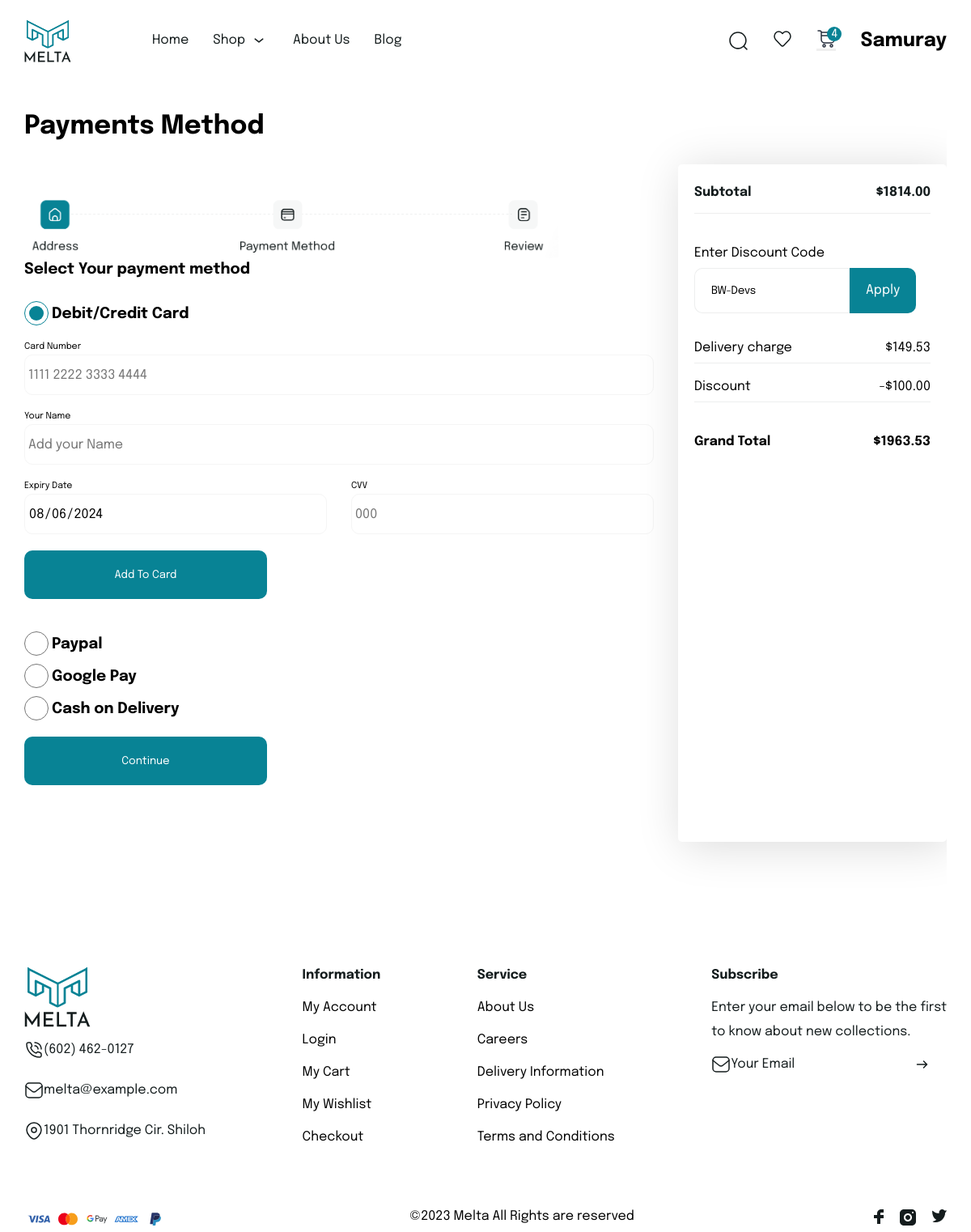
/payments/ (signed in), run on the app's committed database.
### home/models.py (models this page shows, shortened)
class UserOrderSummary(models.Model):
    user = models.OneToOneField(User,on_delete=models.CASCADE)
    discounts= models.ForeignKey(Discounts,null=True,db_constraint=False,on_delete=models.CASCADE,blank=True )
    discount_value= models.DecimalField(max_digits=10,decimal_places=2,default=0)
    subtotal= models.DecimalField(max_digits=10,decimal_places=2,default=0)
    payments = models.ForeignKey(Payments , null=True, blank=True,on_delete=models.CASCADE)
    address = models.ForeignKey(UserAddress, on_delete=models.SET_NULL, null=True, blank=True)
    total_delivery_cost= models.DecimalField(max_digits=10,decimal_places=2,default=0)
    grand_total= models.DecimalField(max_digits=10,decimal_places=2,default=0)

class Discounts(models.Model):
    code = models.CharField(max_length=50,unique=True)
    discount_type = models.CharField(max_length=50,choices=[('percentage', 'Percentage'), ('fixed', 'Fixed Amount')])
    discount_amount = models.DecimalField(max_digits=5, decimal_places=2)
    max_discount_amount = models.DecimalField(max_digits=5,decimal_places=2)
    is_active = models.BooleanField(default=True)
    def __str__(self):
        return self.code

### home/views.py (the view)
# urls.py: path('payments/',payments_view, name='payments'),
def payments_view(request):
    order = Order.objects.filter(customers=request.user, status=False)
    user_order_summary = UserOrderSummary.objects.get(user=request.user)
    address = UserAddress.objects.filter(user=request.user)
    context={'address':address,'user_order_summary':user_order_summary,'update_address': update_address,'order':order}
    return render(request, 'payment.html',context)

### home/models.py (called while the page is built)
    def get_main_image(self):
        first_image = self.images.first()
        return first_image.images.url if first_image else None

### templates/payment.html (shortened to what this page needs)
{% extends "base.html" %}
{% block body %}
<div class="payments">
    <h1>Payments Method</h1>
      <div class="payments_body">
            <div class="payments_about">
              <div class="shipping_icon">
                    <img src="/media/navbar-footer_img/shipping_icon.png" alt="png" />
              </div>
              <h3>Select Your payment method</h3>
              <div class="payment_select" >
                  <div class="debit_form">
                    <label id="debit_lab" for="debit">
                      <input checked type="radio" name="payment_method" id="debit">
                      <h3>Debit/Credit Card</h3>
                    </label>
                    <form action="{% url 'add-card' %}" class="form-container"  method="post">
                      <label for="card_number">Card Number<input placeholder="1111 2222 3333 4444"  type="number"  name="transaction_id" id="card_number"></label>
                      <label for="card_username">Your Name<input type="text"  placeholder="Add your Name"  name="name" id="card_username"></label>
                      <div>
                        <label for="card_date">Expiry Date<input type="date" name="payment_date" value="2024-08-06" id="card_date"></label>
                        <label for="card_cvv">CVV<input type="number" placeholder="000" maxlength="3"  name="cvv" id="card_cvv"></label>
                      </div>
                      <button type="submit" style="height: 60px;width:300px"  class="pro_btn">Add To Card</button>
                    </form>
                  </div>
                  <div class="debit_form">
                    <label  id="paypal_lab" for="paypal">
                      <input type="radio" name="payment_method" id="paypal">
                      <h3>Paypal</h3>
                    </label>
                  </div>
                  <div class="debit_form">
                    <label  id="google_lab" for="googlepay">
                      <input type="radio" name="payment_method" id="googlepay">
                      <h3>Google Pay</h3>
                    </label>
                  </div>
                  <div class="debit_form">
                    <label id="cash_lab" for="cash"><input type="radio" name="payment_method" id="cash">
                      <h3>Cash on Delivery</h3>
                    </label>
                  </div>
              <a href="{% url 'order-summary' %}"> <button type="button" style="height: 60px;width:300px;margin-top:10px"  class="pro_btn">Continue</button></a>
            </div>
        </div>
      <div class="checkout_right">
        <div class="subtotal">
          <h4>Subtotal</h4>
          <h4>${{ user_order_summary.subtotal|floatformat:2}}</h4>
        </div>
        <div class="">
          <span style="text-align:left;">Enter Discount Code</span>
          <div class="coupon">
            <form class="coupon_input" method="post" action="{% url 'apply-discount' %}">
              {% if user_order_summary.discounts %}
              <input required type="text" id="coupon-code" value="{{user_order_summary.discounts}}" name="discount_code" placeholder="Enter discount code"/>
              {% else %}
              <input required type="text" id="coupon-code" value="" name="discount_code" placeholder="Enter discount code"/>
              {% endif %}
                      <button type="submit" id="apply-coupon">Apply</button>
                    </form>
        </div>
      </div>
      <div class="delivery">
        <div>Delivery charge</div>
        <div>
          ${{user_order_summary.total_delivery_cost|floatformat:2}}
        </div>
      </div>
      <div class="delivery">
        {% if user_order_summary.discount_value > 0 %}
        <div>Discount</div>
        <div>-${{user_order_summary.discount_value}}</div>
        {% endif %}
      </div>
        <div class="total">
          <h4>Grand Total</h4>
          <h4 >${{user_order_summary.grand_total|floatformat:2}}</h4>
        </div>
      </div>
        </div>
      </div>
      </div>
</div>
{% endblock body %}

### templates/base.html (shortened to what this page needs)
{% load static %}
<!DOCTYPE html>
<html lang="en">
<head>
    <link rel="stylesheet" href="https://cdnjs.cloudflare.com/ajax/libs/font-awesome/6.5.1/css/all.min.css" />
    <link rel="stylesheet" href="{% static 'product.css'%}">
    <link rel="stylesheet" href="{%static 'style.css'%}">
</head>
<body>
    <div class="container">
        <div class="navbar">
          <div class="nav">
            <div class="logo_text">
              <a href="{% url 'home' %}">
                <img
              src="/media/navbar-footer_img/homepage_logo.svg"
                alt="header-logo"
                class="header_logo"
              />
              </a>
            </div>
            <ul class="header_menu">
              <li><a href="{% url 'home' %}">Home</a></li>
              <li>
                <a href="{% url 'products' %}">Shop <img src="/media/navbar-footer_img/down.svg" alt="down" /></a>
              </li>
              <li><a href="">About Us</a></li>
              <li><a href="">Blog</a></li>
            </ul>
          </div>
          <div class="nav_login">
            <ul class="header_icon">
              <li style='position:relative;display:flex;align-items:center'>
                  <img onclick='searchClick(event)' style='margin-left:10px;width:25px;height:25px'  src="/media/navbar-footer_img/search_icon.svg" alt="" />
              </li>
              <li>
                  <img src="/media/navbar-footer_img/fav_icon.svg" alt="" />
              </li>
              <li>
                <button id="shop_btn" onclick="card_view(event)" class="icon_button">
                  <img src="/media/navbar-footer_img/shopbuy_icon.svg" alt="" />
                  <span id="shopcount">1</span>
                </button>
              </li>
            </ul>
            {% if request.user.is_authenticated %}
            <h2>{{request.user.username|title}}</h2>
              {% else %}
              <button class="login-button"><span>Login</span></button>
            {% endif %}
          </div>
        </div>
    </div>
    <div class="container">
      <div id='container_body' class="container_body">
    {% block body %}
    {% endblock body %}
    <div class="container">
    <div>
        <div class="footer">
          <ul>
            <img
              src="/media/navbar-footer_img/homepage_logo.svg"
              alt="footer-logo"
              class="footer_logo"
            />
            <li class="media_icon">
              <img src="/media/navbar-footer_img/calling.svg" alt="">
              <span>(602) 462-0127</span>
            </li>
            <li class="media_icon">
              <img src="/media/navbar-footer_img/gmail.svg" alt="">
              <span>melta@example.com</span>
            </li>
            <li class="media_icon">
              <img src="/media/navbar-footer_img/location.svg" alt="">
              <span>1901 Thornridge Cir. Shiloh</span>
            </li>
          </ul>
          <ul>
            <li><span class="bold">Information</span></li>
            <li><a href="">My Account</a></li>
            <li><a href="">Login</a></li>
            <li><a href="">My Cart</a></li>
            <li><a href="">My Wishlist</a></li>
            <li><a href="">Checkout</a></li>
          </ul>
          <ul>
            <li><span class="bold">Service</span></li>
            <li><a href="">About Us</a></li>
            <li><a href="">Careers</a></li>
            <li><a href="">Delivery Information</a></li>
            <li><a href="">Privacy Policy</a></li>
            <li><a href="">Terms and Conditions</a></li>
          </ul>
          <ul>
            <li><span class="bold">Subscribe</span></li>
            <li>
              Enter your email below to be the first <br> to know about new
              collections.
            </li>
            <li class="gmail">
              <img src="/media/navbar-footer_img/gmail.svg" alt="gmail icon">
              <span style="margin-right: 145px;">Your Email</span>
              <img src="/media/navbar-footer_img/right.svg" alt="right icon"></li>
          </ul>
        </div>
        <br><br>
        <div class="footer_end">
          <ul class="pay_card">
              <li><img src="/media/navbar-footer_img/Visa.svg" alt="Visa"></li>
              <li><img src="/media/navbar-footer_img/Mastercard.svg" alt="Mastercard"></li>
              <li><img src="/media/navbar-footer_img/GooglePay.svg" alt="GooglePay"></li>
              <li><img src="/media/navbar-footer_img/Amex.svg" alt="Amex"></li>
              <li><img src="/media/navbar-footer_img/PayPal.svg" alt="PayPal"></li>
          </ul>
          <span>©2023 Melta All Rights are reserved️ </span>
          <ul class="social">
              <li><img src="/media/navbar-footer_img/fb.svg" alt="facebook icon"></li>
              <li><img src="/media/navbar-footer_img/instagram.svg" alt="instagram icon"></li>
              <li><img src="/media/navbar-footer_img/twitter.svg" alt="twitter icon"></li>
          </ul>
      </div>
    </div>
    </div>
</body>
</html>

### static/product.css (style rules this page uses)
* { margin: 0; padding: 0; box-sizing: border-box; border: none; text-decoration: none; list-style: none; font-family: "Epilogue", sans-serif; user-select: none; }
a { color: black; }
.container { width: 1140px; max-width: 95%; margin: 0 auto; display: flex; flex-direction: column; gap: 100px; }
.container_body { display: flex; flex-direction: column; overflow: hidden; width: 100%; gap: 20px; padding: 40px 0px; }
.pro_btn { background-color: #088395; width: 100%; height: 100%; border-radius: 10px; border: none; color: white; cursor: pointer; }

### data on the page
UserOrderSummary: subtotal "1814.00", discount_code "BW-Devs", total_delivery_cost "149.53", discount_value "100.00", grand_total "1963.53"

### other printed values
{{ request.user.username|title }} "Samuray"
